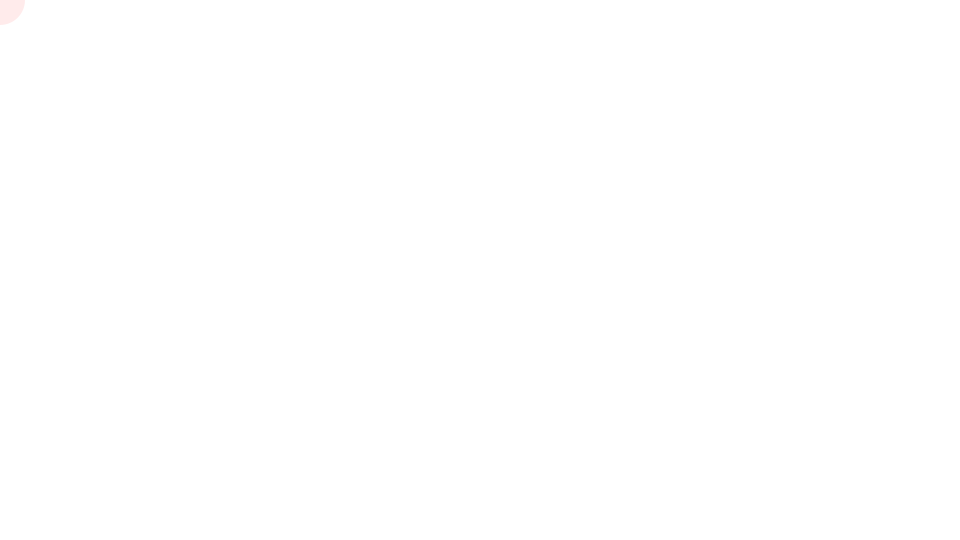
Frame 1 (no input)
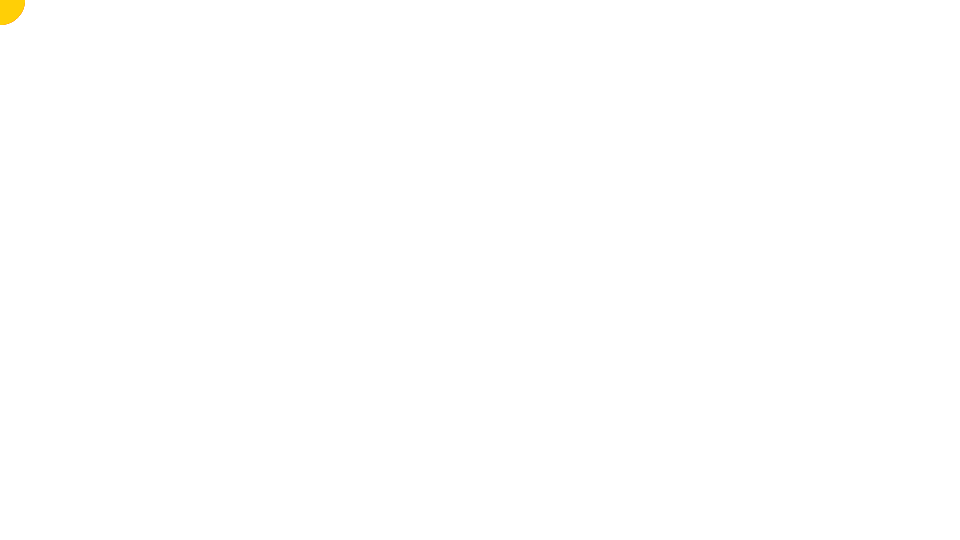
Frame 60 (the mouse pressed at the canvas centre just before this capture)
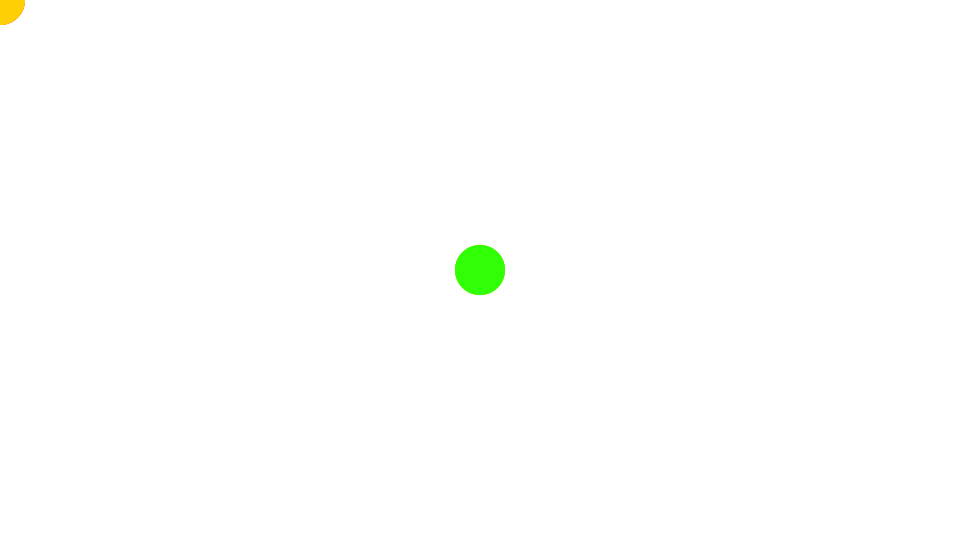
Frame 120 (the mouse held since frame 60 and released just before this capture)

The Processing sketch that drew these frames (run headless with seeded random() and noise(); from frame 60 on, the mouse is pressed at the canvas centre):

// Processing sketch: chap5_0
// ── chap5_0.pde
// polka dots

int hue = 0;

void setup()
{
    size(960, 540);
    background(255);
    colorMode(HSB, 360, 100, 100);
    noStroke();
}

void draw() {
    hue = (hue + 1) % 360;
    fill(hue, 100, 100, 20);
    ellipse(mouseX, mouseY, 50, 50);
}
